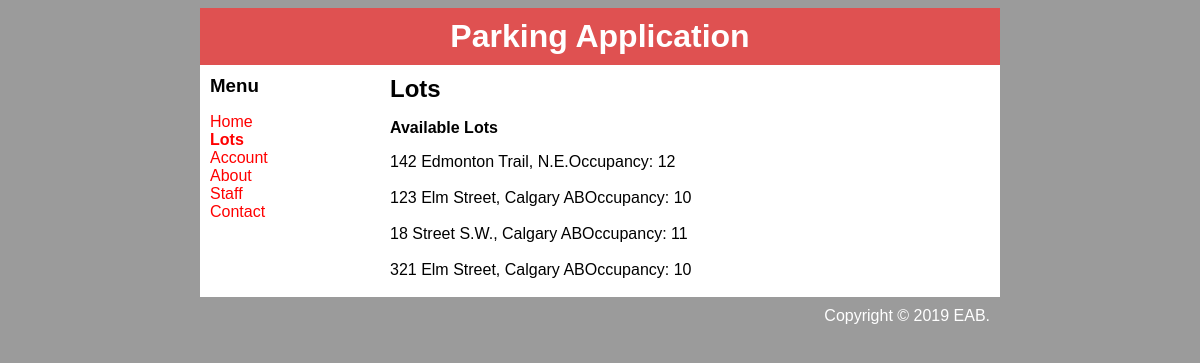
The page /showlots.php on the database its author committed.
### tables this page shows
CREATE TABLE `parking_lot` (
  `lot_id` int(5) NOT NULL,
  `num_floors` int(2) NOT NULL,
  `num_available` int(4) NOT NULL,
  `num_total` int(4) NOT NULL
);

CREATE TABLE `lot_location` (
  `lot_id` int(5) NOT NULL,
  `location` varchar(30) NOT NULL
);

### showlots.php (the view, shortened to what this page needs)
<!DOCTYPE html>
<html>
  <head>
  </head>
  <body>
    <div id="container">
      <div id="header">
        <h1>Parking Application</h1>
        <link rel="stylesheet" type="text/css" href="design.css" />
      </div>
      <div id="content">
        <div id="nav">
          <h3>Menu</h3>
            <ul>
              <li><a href="index.html">Home</a></li>
              <li><a class="selected" href="">Lots</a></li>
              <li><a href="login.php">Account</a></li>
              <li><a href="about.html">About</a></li>
			  <li><a href="login_staff.php">Staff</a></li>
              <li><a href="contact.html">Contact</a></li>
            </ul>
        </div>
        <div id="main">
          <h2>Lots</h2>
          <p><b>Available Lots</b></p>
          <?php
            $sql = "SELECT * FROM  lot_location;";
            $result = mysqli_query($conn, $sql);
            $resultCheck = mysqli_num_rows($result);
			$sql2 = "SELECT * FROM parking_lot;";
			$result2= mysqli_query ($conn, $sql2);
            if ($resultCheck > 0){
                while(($column = mysqli_fetch_assoc($result)) && ($column2 = mysqli_fetch_assoc($result2))){
                    echo "{$column['location']}";
					echo "Occupancy: {$column2['num_available']} <br> <br> \n";
                }
            }
          ?>
         </div>
      </div>
      <div id="footer">
        Copyright &copy; 2019 EAB.
      </div>
    </div>
  </body>
</html>

### design.css (style rules this page uses)
body { background-color: #9B9B9B; font-family: Helvetica, Arial, sans-sans-serif; }
a { text-decoration: none; color: red; }
h1, h2, h3 { margin: 0; }
#container { background-color: white; width: 800px; margin-left: auto; margin-right: auto; }
#header { background-color: #DF5151; color: white; text-align: center; padding: 10px; }
#content { padding: 10px; }
#nav { float: left; width: 180px; }
#nav ul { list-style-type: none; padding: 0; }
#nav .selected { font-weight: bold; }
#main { float: right; width: 600px; }
#footer { text-align: right; color: white; padding: 10px; clear: both; background-color: #9B9B9B; }

### rows shown on the page
parking_lot: lot_id.location "142 Edmonton Trail, N.E.", num_available "12"
parking_lot: lot_id.location "123 Elm Street, Calgary AB", num_available "10"
parking_lot: lot_id.location "18 Street S.W., Calgary AB", num_available "11"
parking_lot: lot_id.location "321 Elm Street, Calgary AB", num_available "10"
